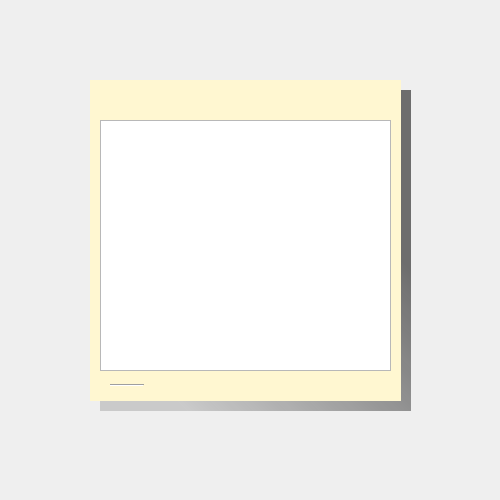
<?xml version="1.0" encoding="UTF-8"?>
<ui version="4.0">
 <class>Form</class>
 <widget class="QWidget" name="Form">
  <property name="geometry">
   <rect>
    <x>0</x>
    <y>0</y>
    <width>500</width>
    <height>500</height>
   </rect>
  </property>
  <property name="font">
   <font>
    <family>MS Sans Serif</family>
   </font>
  </property>
  <property name="windowTitle">
   <string>Form</string>
  </property>
  <widget class="QWidget" name="widget" native="true">
   <property name="geometry">
    <rect>
     <x>50</x>
     <y>40</y>
     <width>400</width>
     <height>400</height>
    </rect>
   </property>
   <widget class="QLabel" name="label">
    <property name="geometry">
     <rect>
      <x>40</x>
      <y>40</y>
      <width>311</width>
      <height>321</height>
     </rect>
    </property>
    <property name="styleSheet">
     <string notr="true">background-color: rgb(255, 247, 209);</string>
    </property>
    <property name="text">
     <string/>
    </property>
   </widget>
   <widget class="QPushButton" name="addButton">
    <property name="geometry">
     <rect>
      <x>50</x>
      <y>50</y>
      <width>31</width>
      <height>31</height>
     </rect>
    </property>
    <property name="styleSheet">
     <string notr="true">QPushButton{
	background-image: url(:/Button/UI/Element/plus.png);
	background-position: center; 
	background-repeat: no-repeat;
	border: 0;
}
QPushButton:hover{
	background-position: 10px 0px;
}
QPushButton:pressed{
	background-position: center;
	border:1;
	border-style:inset;
	border-color: rgb(212, 212, 212);
	
}</string>
    </property>
    <property name="text">
     <string/>
    </property>
   </widget>
   <widget class="QWidget" name="controlTools" native="true">
    <property name="geometry">
     <rect>
      <x>60</x>
      <y>330</y>
      <width>271</width>
      <height>31</height>
     </rect>
    </property>
    <layout class="QHBoxLayout" name="horizontalLayout">
     <item>
      <widget class="Line" name="line">
       <property name="orientation">
        <enum>Qt::Horizontal</enum>
       </property>
      </widget>
     </item>
     <item>
      <widget class="QPushButton" name="boldButton">
       <property name="styleSheet">
        <string notr="true">QPushButton{
	background-image: url(:/Button/UI/Element/bold.png);
	background-position: center; 
	background-repeat: no-repeat;
	border: 0;
}
QPushButton:hover{
	background-position: bottom right;
}
QPushButton:pressed{
	background-position: center;
	border:1;
	border-style:inset;
	border-color: rgb(212, 212, 212);
	
}</string>
       </property>
       <property name="text">
        <string/>
       </property>
      </widget>
     </item>
     <item>
      <widget class="QPushButton" name="italicButton">
       <property name="styleSheet">
        <string notr="true">QPushButton{
	background-image: url(:/Button/UI/Element/italic.png);
	background-position: center; 
	background-repeat: no-repeat;
	border: 0;
}
QPushButton:hover{
	background-position: bottom right;
}
QPushButton:pressed{
	background-position: center;
	border:1;
	border-style:inset;
	border-color: rgb(212, 212, 212);
	
}</string>
       </property>
       <property name="text">
        <string/>
       </property>
      </widget>
     </item>
     <item>
      <widget class="QPushButton" name="underlineButton">
       <property name="styleSheet">
        <string notr="true">QPushButton{
	background-image: url(:/Button/UI/Element/underline.png);
	background-position: center; 
	background-repeat: no-repeat;
	border: 0;
}
QPushButton:hover{
	background-position: bottom right;
}
QPushButton:pressed{
	background-position: center;
	border:1;
	border-style:inset;
	border-color: rgb(212, 212, 212);
	
}</string>
       </property>
       <property name="text">
        <string/>
       </property>
      </widget>
     </item>
     <item>
      <widget class="QPushButton" name="strikethroughButton">
       <property name="styleSheet">
        <string notr="true">QPushButton{
	background-image: url(:/Button/UI/Element/strikethrough.png);
	background-position: center; 
	background-repeat: no-repeat;
	border: 0;
}
QPushButton:hover{
	background-position: bottom right;
}
QPushButton:pressed{
	background-position: center;
	border:1;
	border-style:inset;
	border-color: rgb(212, 212, 212);
	
}</string>
       </property>
       <property name="text">
        <string/>
       </property>
      </widget>
     </item>
     <item>
      <widget class="QPushButton" name="listButton">
       <property name="styleSheet">
        <string notr="true">QPushButton{
	background-image: url(:/Button/UI/Element/TB.png);
	background-position: center; 
	background-repeat: no-repeat;
	border: 0;
}
QPushButton:hover{
	background-position: bottom right;
}
QPushButton:pressed{
	background-position: center;
	border:1;
	border-style:inset;
	border-color: rgb(212, 212, 212);
	
}</string>
       </property>
       <property name="text">
        <string/>
       </property>
      </widget>
     </item>
     <item>
      <widget class="QPushButton" name="cryptoButton">
       <property name="styleSheet">
        <string notr="true">QPushButton{
	background-image: url(:/Button/UI/Element/unlocked.png);
	background-position: center; 
	background-repeat: no-repeat;
	border: 0;
}</string>
       </property>
       <property name="text">
        <string/>
       </property>
      </widget>
     </item>
    </layout>
   </widget>
   <widget class="QWidget" name="topicTools" native="true">
    <property name="geometry">
     <rect>
      <x>290</x>
      <y>40</y>
      <width>61</width>
      <height>31</height>
     </rect>
    </property>
    <layout class="QHBoxLayout" name="horizontalLayout_2">
     <item>
      <widget class="QPushButton" name="colorButton">
       <property name="styleSheet">
        <string notr="true">QPushButton{
	background-image: url(:/Button/UI/Element/other.png);
	background-position: center; 
	background-repeat: no-repeat;
	border: 0;
}
QPushButton:hover{
	background-position: 10px 0px;
}
QPushButton:pressed{
	background-position: center;
	border:1;
	border-style:inset;
	border-color: rgb(212, 212, 212);
	
}</string>
       </property>
       <property name="text">
        <string/>
       </property>
      </widget>
     </item>
     <item>
      <widget class="QPushButton" name="closeButton">
       <property name="styleSheet">
        <string notr="true">QPushButton{
	background-image: url(:/Button/UI/Element/x.png);
	background-position: center; 
	background-repeat: no-repeat;
	border: 0;
}
QPushButton:hover{
	background-position: 10px 0px;
}
QPushButton:pressed{
	background-position: center;
	border:1;
	border-style:inset;
	border-color: rgb(212, 212, 212);
	
}</string>
       </property>
       <property name="text">
        <string/>
       </property>
      </widget>
     </item>
    </layout>
   </widget>
   <widget class="QLabel" name="label_2">
    <property name="geometry">
     <rect>
      <x>50</x>
      <y>50</y>
      <width>311</width>
      <height>321</height>
     </rect>
    </property>
    <property name="styleSheet">
     <string notr="true">background-color: qlineargradient(spread:pad, x1:0.795, y1:0.193182, x2:0.136182, y2:0.858, stop:0.125 rgba(58, 58, 58, 182), stop:1 rgba(108, 108, 108, 72));
</string>
    </property>
    <property name="text">
     <string/>
    </property>
   </widget>
   <widget class="QLabel" name="invisiableArea">
    <property name="geometry">
     <rect>
      <x>60</x>
      <y>330</y>
      <width>271</width>
      <height>31</height>
     </rect>
    </property>
    <property name="text">
     <string/>
    </property>
   </widget>
   <widget class="QTextEdit" name="textEdit">
    <property name="geometry">
     <rect>
      <x>50</x>
      <y>80</y>
      <width>291</width>
      <height>251</height>
     </rect>
    </property>
    <property name="font">
     <font>
      <family>MS Serif</family>
      <pointsize>16</pointsize>
     </font>
    </property>
    <property name="styleSheet">
     <string notr="true"/>
    </property>
   </widget>
   <zorder>label_2</zorder>
   <zorder>label</zorder>
   <zorder>addButton</zorder>
   <zorder>topicTools</zorder>
   <zorder>invisiableArea</zorder>
   <zorder>controlTools</zorder>
   <zorder>textEdit</zorder>
  </widget>
 </widget>
 <resources>
  <include location="../UIresource.qrc"/>
 </resources>
 <connections/>
</ui>
